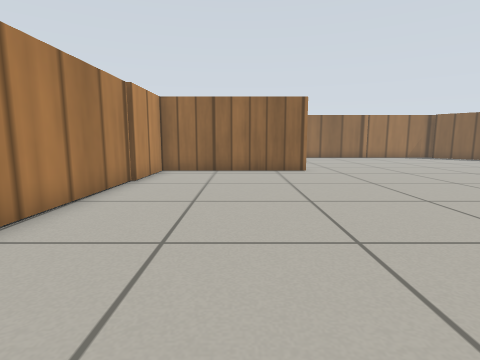
view 1 (above)

16 first-person views from a walk through a world built for the Gazebo simulator. The camera is 0.13 m above the floor, tilts 8° down and sees 80° across. The floor is counted in squares, 0.1 m on a side. Each view is taken from the middle of a square. On the plan, view 1 faces up. The plan holds only what a view shows up to about 13 squares ahead; the rest is blank. Gazebo's built-in surfaces are drawn with simple patterns.

view 2
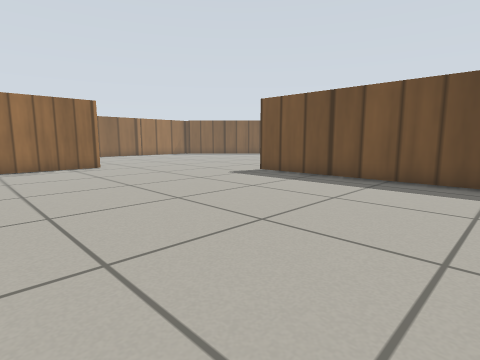

view 3
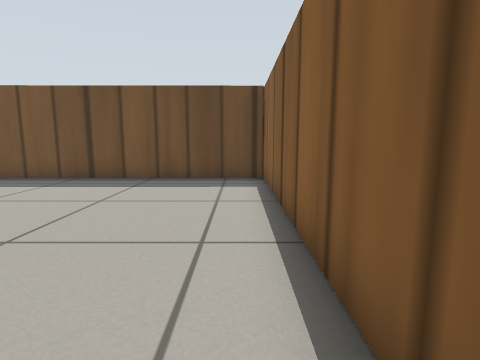

view 4
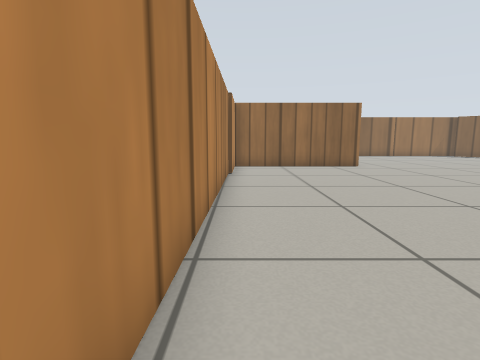

view 5
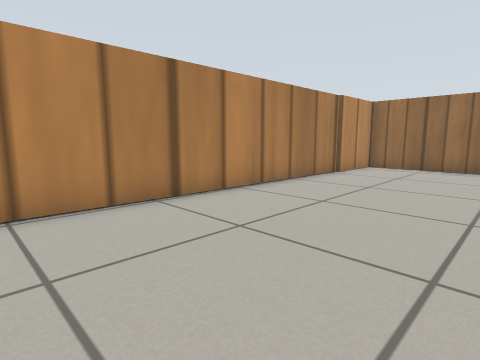

view 6
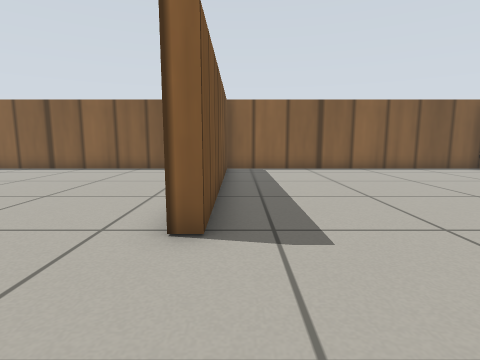

view 7
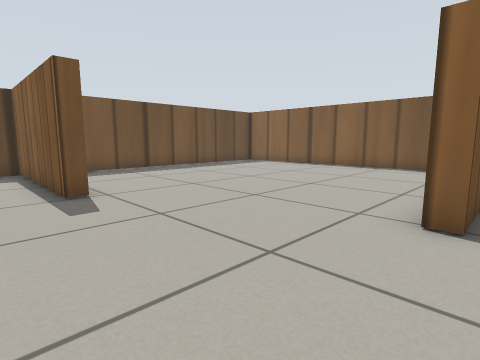

view 8
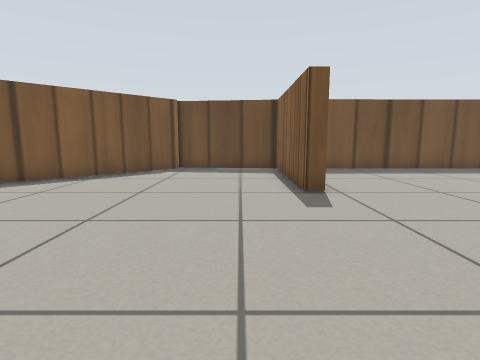

view 9
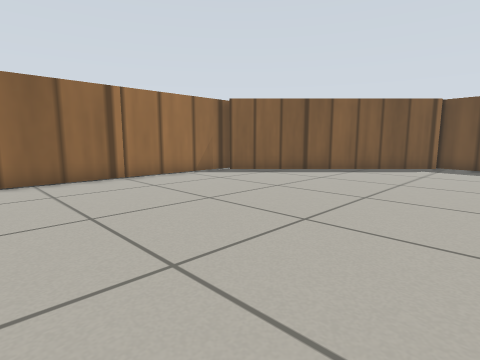

view 10
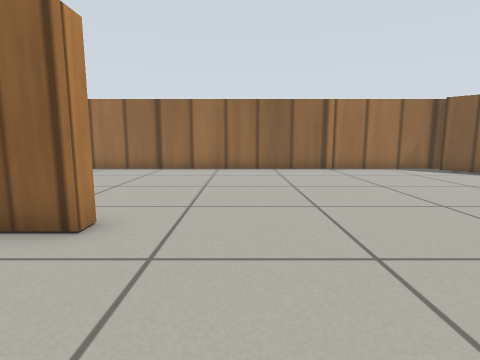

view 11
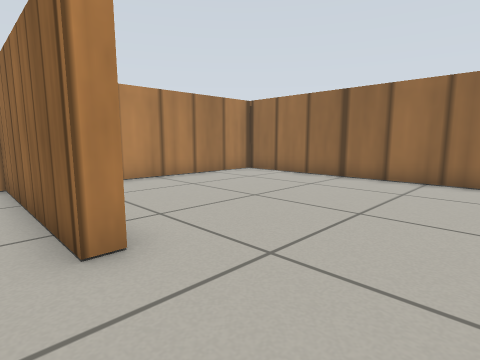

view 12
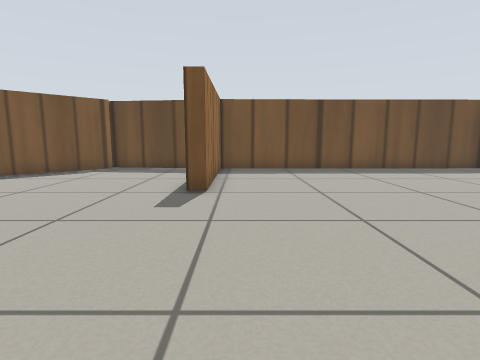

view 13
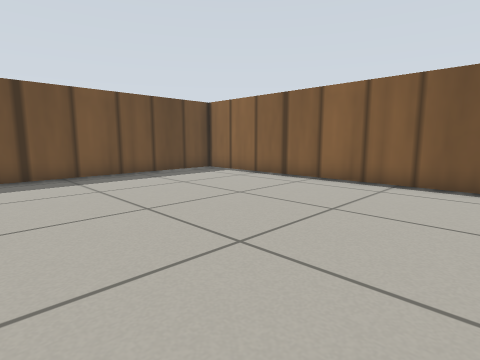

view 14
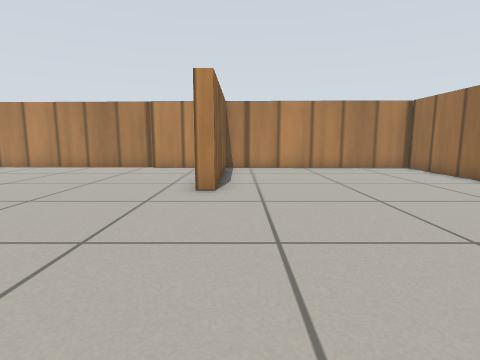

view 15
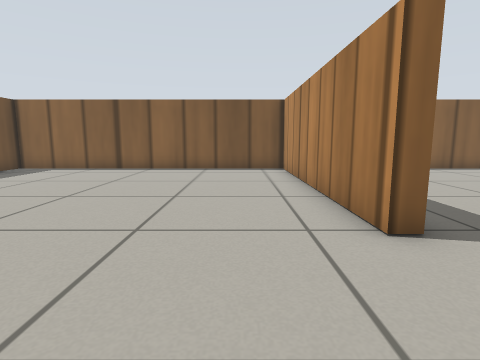

view 16
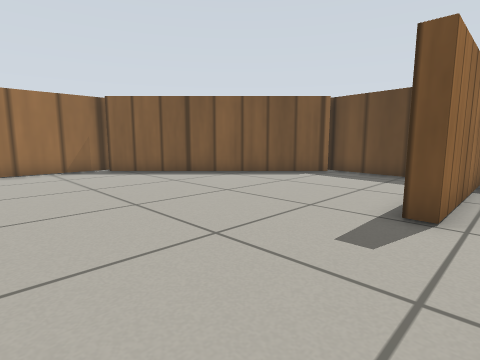

### Floor plan
Points are (right, up) in squares from view 1. A wall is a line through its corners. A room is listed if a view was taken in it or the views show most of it. See-through windows are left out.
Room 1 (views 1, 2, 3, 4, 5)
walls: (2.7, 11.9) (-3.4, 11.9) (-3.7, -2.8) (7.6, -2.8) (7.5, 6.2)
ways out: opening at (4.8, 8.7) to room 2
Room 2 (views 6, 7, 8, 9, 10, 11, 12, 13, 14, 15, 16)
walls: (7.5, 6.2) (8, 6.2); (14.1, 8.8) (14.1, 9.3) (19.8, 9.3) (20.3, 14.1); (14, 20.6) (-3.2, 20.6) (-3.4, 12.3); (-2.8, 12.4) (2.7, 12.4) (2.7, 11.9); (19.9, 13.7) (13.5, 20.2)
ways out: opening at (4.8, 8.7) to room 1; opening at (11.5, 7.5) to room 3
Room 3 (no view inside)
walls: (8, 6.2) (8.1, -2.8) (19.8, -2.8) (19.6, 8.8) (14.1, 8.8)
ways out: opening at (11.5, 7.5) to room 2

Positions as (right, up) in squares from view 1, and headings:
1: (0, 0), facing up
2: (-2, -2), facing up-right
3: (-2, -2), facing right
4: (-3, -2), facing up
5: (2, -2), facing up-left
6: (7, 10), facing down
7: (7, 11), facing down-right
8: (7, 11), facing right
9: (5, 11), facing up-right
10: (5, 8), facing up
11: (6, 11), facing up-left
12: (7, 8), facing right
13: (9, 6), facing down-right
14: (10, 13), facing left
15: (10, 10), facing down
16: (9, 8), facing up-right
